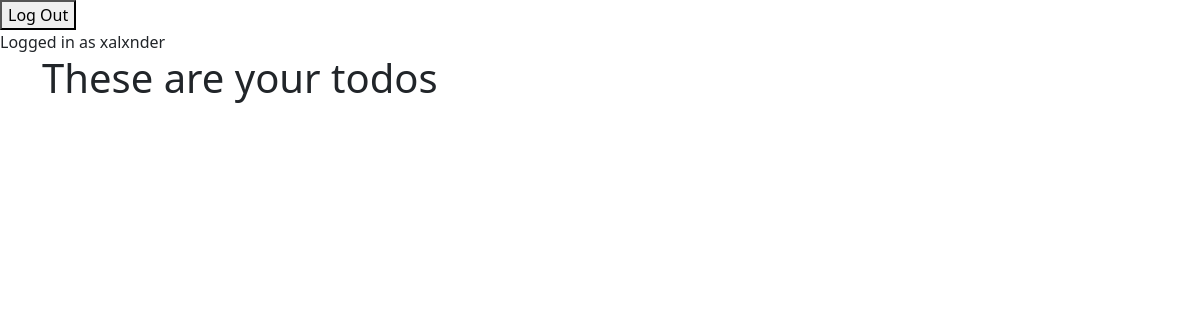
/current_todos/ (signed in), run on an earlier commit of the app's database.
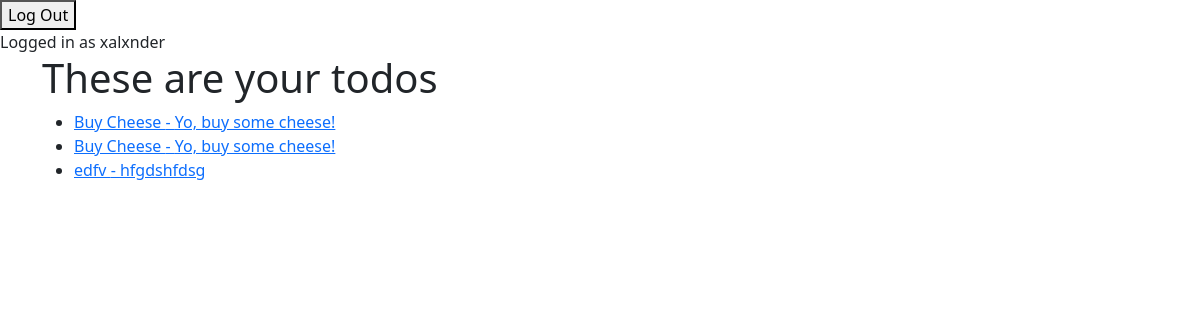
And on a later commit of the database.
### to_do_app/models.py (models this page shows, shortened)
class ToDos(models.Model):
    title = models.CharField(max_length=50, help_text='Enter todo title.')
    notes = models.TextField(blank=True, help_text='Enter your todo.')
    creation_time = models.DateTimeField(auto_now_add=True)
    date_completed = models.DateTimeField(null=True, blank=True)
    important = models.BooleanField(default=False)
    user = models.ForeignKey(User,on_delete=models.CASCADE)

### to_do_app/views.py (the view)
# urls.py: path('current_todos/', views.current_todos, name='current_todos'),
def current_todos(request):
    todos = ToDos.objects.filter(user = request.user, date_completed__isnull = True)
    return render(request,'to_do_app/current_todos.html', {'todos':todos})

### to_do_app/templates/to_do_app/current_todos.html (shortened to what this page needs)
{% extends "to_do_app/base.html" %}
{% block content %}
<h1>These are your todos</h1>
<ul>
    {% for todo in todos %}
    <li>{% if todo.important %}<b>{% endif %}
        <a href="{% url 'view_todo' todo.id %}">
        {{ todo.title }}
        {% if todo.notes %} - {{ todo.notes }} {% endif %}
    </a>
    </li>
    {% endfor %}
</ul>
{% endblock content %}

### to_do_app/templates/to_do_app/base.html (shortened to what this page needs)
{% load static %}
<!DOCTYPE html>
<html lang="en">
<head>
    <link href="https://cdn.jsdelivr.net/npm/bootstrap@5.0.1/dist/css/bootstrap.min.css" rel="stylesheet"
>
</head>
<body>
    {% if user.is_authenticated %}
    <form action="{% url 'logout_user' %}" method="POST">
        <button type="submit">Log Out</button>
    </form>
    Logged in as {{ user.username }}
    {% else %}
    <a href="{% url 'user_signup' %}">Sign Up</a>
    <a href="{% url 'login_user' %}">Login</a>
    {% endif %}
    <div class="container">
        {% block content %}{% endblock content %}
    </div>
</body>
</html>

What changed in the data, as far as the page shows it:
added ToDos: title "Buy Cheese", notes "Yo, buy some cheese!"
added ToDos: title "Buy Cheese", notes "Yo, buy some cheese!"
added ToDos: title "edfv", notes "hfgdshfdsg"
